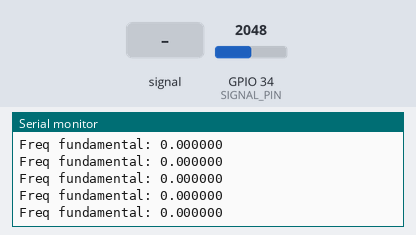
Bench run of a program on a simulated ESP32. On the bench: the last lines printed to the serial monitor. The inputs (shaded band) are chosen by the test bench; at power-on: GPIO 34 (SIGNAL_PIN) = 2048.

Above: at 1.2 s.
1.3 s: GPIO 34 (SIGNAL_PIN) fed a 200 Hz sine of ±327 counts around its level
At 2.3 s:
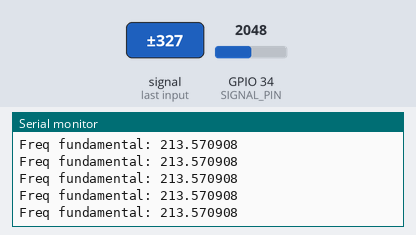
2.8 s: GPIO 34 (SIGNAL_PIN) set to 2866
At 3.5 s:
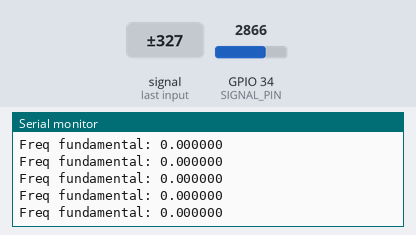
4.3 s: GPIO 34 (SIGNAL_PIN) fed a 1000 Hz sine of ±1023 counts around its level
At 5.2 s:
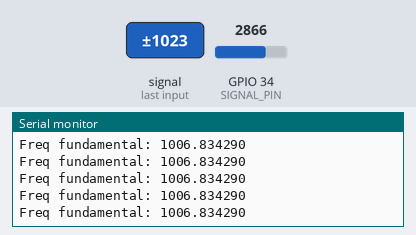
5.8 s: GPIO 34 (SIGNAL_PIN) set to 491
At 6.9 s:
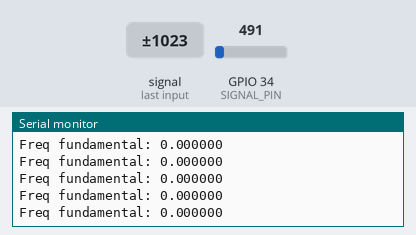
Timing chart, 0 to 8.3 s (numbered marks = the images above; inputs shaded):
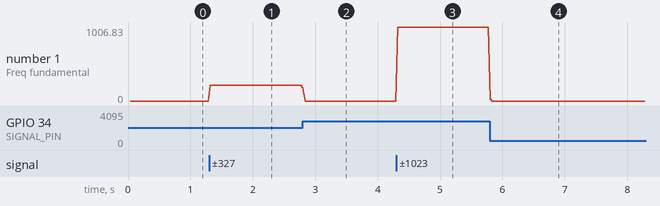

Measured:
- after the input at 1.3 s, the serial monitor: prints a new line at once (image 1)
- after the input at 2.8 s, the serial monitor: prints a new line at once (image 2)
- after the input at 4.3 s, the serial monitor: prints a new line at once (image 3)
- after the input at 5.8 s, the serial monitor: prints a new line at once (image 4)
- plotted number 1: 0 → 213.57 after the input at 1.3 s, 0 → 1006.83 after the input at 4.3 s

The program:

main.cpp
```cpp
#include <Arduino.h>
#include "FFT.h" // include the library

#define SAMPLES 256              // Must be a power of 2
#define SAMPLING_FREQUENCY 40000 // Hz, must be less than 10000 due to ADC

#define VMAX 3.3

unsigned int sampling_period_us;
unsigned long microseconds; // current time since the Arduino board started

// Potentiometer is connected to GPIO 34 (Analog ADC1_CH6)
const int SIGNAL_PIN = 34;

double vReal[SAMPLES];
// double vImag[SAMPLES];

float fft_input[SAMPLES];
float fft_output[SAMPLES];

char print_buf[300];

float max_magnitude = 0;
float fundamental_freq = 0;

void setup()
{
  Serial.begin(115200);
  sampling_period_us = round(1000000 * (1.0 / SAMPLING_FREQUENCY));
}

void loop()
{
  /*SAMPLING*/
  long int t1 = micros();

  for (int i = 0; i < SAMPLES; i++)
  {
    microseconds = micros(); // Overflows after around 70 minutes
    vReal[i] = analogRead(SIGNAL_PIN);
    // vImag[i] = 0;

    while (micros() < (microseconds + sampling_period_us))
    { // We take sampling_period_us microseconds to read the next sample
    }
  }
  long int t2 = micros();

  // Serial.println(t2 - t1);

  /*FFT*/

  fft_config_t *real_fft_plan = fft_init(SAMPLES, FFT_REAL, FFT_FORWARD, fft_input, fft_output);

  for (int k = 0; k < SAMPLES; k++)
    real_fft_plan->input[k] = (float)vReal[k];

  // Execute transformation
  fft_execute(real_fft_plan);

  max_magnitude = 0;
  fundamental_freq = 0;
  // Print the output
  for (int k = 1; k < real_fft_plan->size / 2; k++)
  {
    /*The real part of a magnitude at a frequency is followed by the corresponding imaginary part in the output*/
    float mag = sqrt(pow(real_fft_plan->output[2 * k], 2) + pow(real_fft_plan->output[2 * k + 1], 2)) / 1;
    float freq = (k * 1.0 / ((t2 - t1))) * 1000000;
    // sprintf(print_buf, "Hz : %f | Mag: %f\n", freq, mag);
    // Serial.print(print_buf);

    if (mag > max_magnitude)
    {
      max_magnitude = mag;
      fundamental_freq = freq;
    }
  }

  // /*Multiply the magnitude of the DC component with (1/FFT_N) to obtain the DC component*/
  // sprintf(print_buf, "DC component : %f g", (real_fft_plan->output[0]) / 10000 / SAMPLES); // DC is at [0]
  // Serial.println(print_buf);

  /*Multiply the magnitude at all other frequencies with (2/FFT_N) to obtain the amplitude at that frequency*/
  sprintf(print_buf, "Freq fundamental: %f\n", fundamental_freq);
  Serial.println(print_buf);
  // sprintf(print_buf, "Mag: %f g\n", (max_magnitude / 10000) * 2 / SAMPLES);
  // Serial.println(print_buf);

  // Serial.print("Time taken: ");
  // Serial.print((t2 - t1) * 1.0 / 1000);
  // Serial.println(" milliseconds!");

  // Clean up at the end to free the memory allocated
  fft_destroy(real_fft_plan);
}

// #include "FFT.h" // include the library
// #include "FFT_signal.h"

// #define sensorPin GPIO36

// void setup()
// {
//   Serial.begin(115200); // use the serial port
//   char print_buf[300];
//   fft_config_t *real_fft_plan = fft_init(FFT_N, FFT_REAL, FFT_FORWARD, fft_input, fft_output);

//   for (int k = 0; k < FFT_N; k++)
//     real_fft_plan->input[k] = (float)fft_signal[k];

//   long int t1 = micros();
//   // Execute transformation
//   fft_execute(real_fft_plan);

//   // Print the output
//   for (int k = 1; k < real_fft_plan->size / 2; k++)
//   {
//     /*The real part of a magnitude at a frequency is followed by the corresponding imaginary part in the output*/
//     float mag = sqrt(pow(real_fft_plan->output[2 * k], 2) + pow(real_fft_plan->output[2 * k + 1], 2)) / 1;
//     float freq = k * 1.0 / TOTAL_TIME;
//     sprintf(print_buf, "%f Hz : %f", freq, mag);
//     Serial.println(print_buf);
//     if (mag > max_magnitude)
//     {
//       max_magnitude = mag;
//       fundamental_freq = freq;
//     }
//   }
//   long int t2 = micros();

//   Serial.println();
//   /*Multiply the magnitude of the DC component with (1/FFT_N) to obtain the DC component*/
//   sprintf(print_buf, "DC component : %f g\n", (real_fft_plan->output[0]) / 10000 / FFT_N); // DC is at [0]
//   Serial.println(print_buf);

//   /*Multiply the magnitude at all other frequencies with (2/FFT_N) to obtain the amplitude at that frequency*/
//   sprintf(print_buf, "Fundamental Freq : %f Hz\t Mag: %f g\n", fundamental_freq, (max_magnitude / 10000) * 2 / FFT_N);
//   Serial.println(print_buf);

//   Serial.print("Time taken: ");
//   Serial.print((t2 - t1) * 1.0 / 1000);
//   Serial.println(" milliseconds!");

//   // Clean up at the end to free the memory allocated
//   fft_destroy(real_fft_plan);
// }

// void loop()
// {
// }
```

audio_fft.cpp
```cpp
// #include <arduinoFFT.h>
// #define sensorPin A0
// #define REDPIN 5
// #define GREENPIN 3
// #define BLUEPIN 6
// #define SAMPLES 64              // Must be a power of 2
// #define SAMPLING_FREQUENCY 1000 // Hz, must be less than 10000 due to ADC
// #define Rrange 10               // SAMPLES/3 (more or less)
// #define Grange 11
// #define Brange 10

// double convBrightness(double b);

// arduinoFFT FFT = arduinoFFT();

// unsigned int sampling_period_us;
// unsigned long microseconds; // current time since the Arduino board started

// double vReal[SAMPLES];
// double vImag[SAMPLES];
// double Rmodule = 0;
// double Gmodule = 0;
// double Bmodule = 0;
// int Rvalue = 0;
// int Gvalue = 0;
// int Bvalue = 0;
// void setup()
// {
//     Serial.begin(115200); // open the serial port at 115200 bps:
//     sampling_period_us = round(1000000 * (1.0 / SAMPLING_FREQUENCY));

//     pinMode(sensorPin, INPUT);
//     pinMode(REDPIN, OUTPUT);
//     pinMode(GREENPIN, OUTPUT);
//     pinMode(BLUEPIN, OUTPUT);
// }
// void loop()
// {
//     /*SAMPLING*/

//     for (int i = 0; i < SAMPLES; i++)
//     {
//         microseconds = micros(); // Overflows after around 70 minutes
//         vReal[i] = analogRead(sensorPin);
//         vImag[i] = 0;

//         while (micros() < (microseconds + sampling_period_us))
//         { // We take sampling_period_us microseconds to read the next sample
//         }
//     }
//     /*FFT*/

//     FFT.Windowing(vReal, SAMPLES, FFT_WIN_TYP_HAMMING, FFT_FORWARD);
//     FFT.Compute(vReal, vImag, SAMPLES, FFT_FORWARD);
//     FFT.ComplexToMagnitude(vReal, vImag, SAMPLES);

//     Rvalue = 0;
//     Gvalue = 0;
//     Bvalue = 0;
//     Rmodule = 0;
//     Gmodule = 0;
//     Bmodule = 0;
//     /* MODULES of the frequency vectors computed */

//     for (int i = 1; i < SAMPLES / 2; i++)
//     {
//         double a = pow(vReal[i], 2);
//         double b = pow(vImag[i], 2);
//         // Now we assign each frequency value to its corresponding light range:
//         if (i <= Rrange)
//             Rmodule += sqrt(a + b);
//         else if (i >= (Rrange + 1) && i <= (Rrange + Grange))
//             Gmodule += sqrt(a + b);
//         else
//             Bmodule += sqrt(a + b);
//     }
//     // Mean values of the modules of each interval:
//     Rmodule /= Rrange;
//     Gmodule /= Grange;
//     Bmodule /= Brange;
//     /* Giving more INTENSITY to the most DOMINANT frequencies (and reducing the rest):*/

//     if ((Rmodule > Gmodule) && (Gmodule > Bmodule))
//     {
//         Rmodule *= 1.5;
//         Gmodule *= 0.5;
//         Bmodule *= 0.5;
//     }
//     else if ((Bmodule > Rmodule) && (Bmodule > Gmodule))
//     {
//         Bmodule *= 1.5;
//         Gmodule *= 0.2;
//         Rmodule *= 0.2;
//     }
//     else if ((Gmodule > Bmodule) && (Gmodule > Rmodule))
//     {
//         Gmodule *= 1.5;
//         Rmodule *= 0.2;
//         Bmodule *= 0.2;
//     }
//     Rvalue = 255 * convBrightness(Rmodule);
//     Gvalue = 255 * convBrightness(Gmodule);
//     Bvalue = 255 * convBrightness(Bmodule);
//     analogWrite(REDPIN, Rvalue);
//     analogWrite(GREENPIN, Gvalue);
//     analogWrite(BLUEPIN, Bvalue);
//     delay(25);
// }
// double convBrightness(double b)
// {
//     double c = b / 614; // The maximun intensity value in theory is 31713 (but we are never having the volume that high)
//     if (c < 0.2)
//         c = 0;
//     else if (c > 1)
//         c = 1.00;
//     return c;
// }
```

read_adc.cpp
```cpp
// #include <Arduino.h>

// #define VMAX 3.3

// const int SIGNAL_PIN = 34;

// int signal = 0;

// void setup()
// {
//     Serial.begin(115200);
// }

// void loop()
// {
//     signal = analogRead(SIGNAL_PIN) * (VMAX / 2);
//     Serial.println(signal);
// }
```

Source omitted: FFT.h (20294 bytes)
